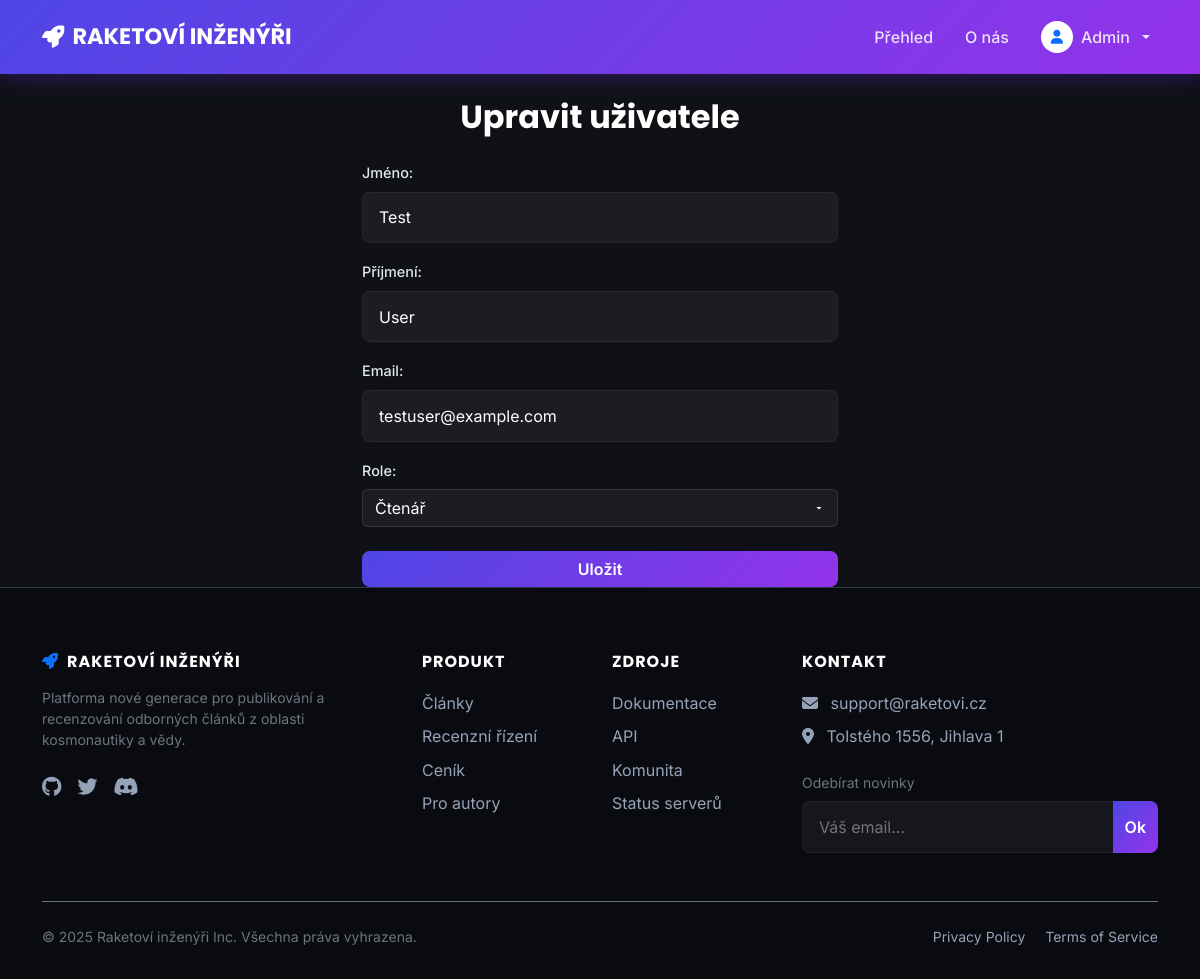
The app's page /edit_user.php?id=1 (signed in) with its own data.
### tables this page shows
CREATE TABLE `users` (
  `id` int(11) NOT NULL,
  `jmeno` varchar(50) NOT NULL,
  `prijmeni` varchar(50) NOT NULL,
  `email` varchar(255) NOT NULL,
  `heslo` varchar(255) NOT NULL,
  `id_role` int(11) DEFAULT NULL,
  `active` tinyint(1) NOT NULL DEFAULT 1
);

CREATE TABLE `role` (
  `id_role` int(11) NOT NULL,
  `role` varchar(50) NOT NULL
);

### edit_user.php (the view, shortened to what this page needs)
<?php
require 'db_connect.php';
require "header.php";
$id = intval($_GET['id']);
$user_stmt = $db_connection->prepare("SELECT * FROM users WHERE id = ?");
$user_stmt->bind_param("i", $id);
$user_stmt->execute();
$user = $user_stmt->get_result()->fetch_assoc();
$roles = $db_connection->query("SELECT id_role, role FROM role ORDER BY id_role ASC");
?>
<h2 class="text-center mt-4 mb-4">Upravit uživatele</h2>
<div class="container" style="max-width: 500px;">
    <form method="POST">
        <label>Jméno:</label>
        <input type="text" name="jmeno" value="<?= htmlspecialchars($user['jmeno']) ?>" required class="form-control mb-3">
        <label>Příjmení:</label>
        <input type="text" name="prijmeni" value="<?= htmlspecialchars($user['prijmeni']) ?>" required class="form-control mb-3">
        <label>Email:</label>
        <input type="email" name="email" value="<?= htmlspecialchars($user['email']) ?>" required class="form-control mb-3">
        <label>Role:</label>
        <select name="id_role" class="form-select mb-4">
            <?php while ($role = $roles->fetch_assoc()): ?>
                <option value="<?= $role['id_role'] ?>"
                    <?= ($user['id_role'] == $role['id_role']) ? 'selected' : '' ?>>
                    <?= htmlspecialchars($role['role']) ?>
                </option>
            <?php endwhile; ?>
        </select>
        <button type="submit" class="btn btn-primary w-100">Uložit</button>
    </form>
</div>
<?php
require "footer.php";
?>

### css/style.css (style rules this page uses)
:root { --bg-dark: #0f1117; --bg-card: #1c1e26; --bg-footer: #0a0b10; --primary-purple: #6e2bf9; --neon-cyan: #00d2ff; --primary-gradient: linear-gradient(135deg, #4f46e5 0%, #9333ea 100%); --text-white: #ffffff; --text-gray: #94a3b8; --border-color: #2d3748; }
html, body { font-family: 'Inter', sans-serif; background-color: var(--bg-dark); color: var(--text-white); min-height: 100vh; display: flex; flex-direction: column; cursor: url('../media/rocket_cursor.svg') 0 0, auto; }
h1, h2, h3, h4, h5, .navbar-brand { font-family: 'Poppins', sans-serif; font-weight: 700; }
a, button, .btn { cursor: pointer; text-decoration: none !important; }
.btn, .nav-link, .article-card, input, .form-control, .dropdown-item, .page-link { transition: all 0.5s cubic-bezier(0.4, 0, 0.2, 1) !important; }
button[type="submit"], .btn-primary { background: var(--primary-gradient); border: none; border-radius: 8px; color: white; font-weight: 600; position: relative; overflow: hidden; z-index: 1; }
.btn-primary::after, button[type="submit"]::after { content: ''; position: absolute; top: 0; left: -100%; width: 50%; height: 100%; background: linear-gradient(to right, rgba(255, 255, 255, 0) 0%, rgba(255, 255, 255, 0.3) 50%, rgba(255, 255, 255, 0) 100%); transform: skewX(-25deg); transition: none; z-index: -1; }
input, select, .form-control, textarea { background-color: rgba(255, 255, 255, 0.05) !important; border: 1px solid rgba(255, 255, 255, 0.1) !important; color: white !important; padding: 0.8rem 1rem; border-radius: 8px; width: 100%; }
::placeholder { color: rgba(255, 255, 255, 0.4) !important; opacity: 1; }
label { margin-bottom: 0.5rem; color: #e2e8f0; font-size: 0.9rem; font-weight: 500; }
select { appearance: none; -webkit-appearance: none; -moz-appearance: none; background-repeat: no-repeat !important; background-position: right 10px center !important; padding-right: 30px !important; cursor: pointer; }
option { background-color: var(--bg-card); color: white; }

### records on screen
users: jmeno "Test", prijmeni "User", email "testuser@example.com", id_role "Čtenář"

### other values on screen
$_SESSION['user_jmeno'] "Admin"
